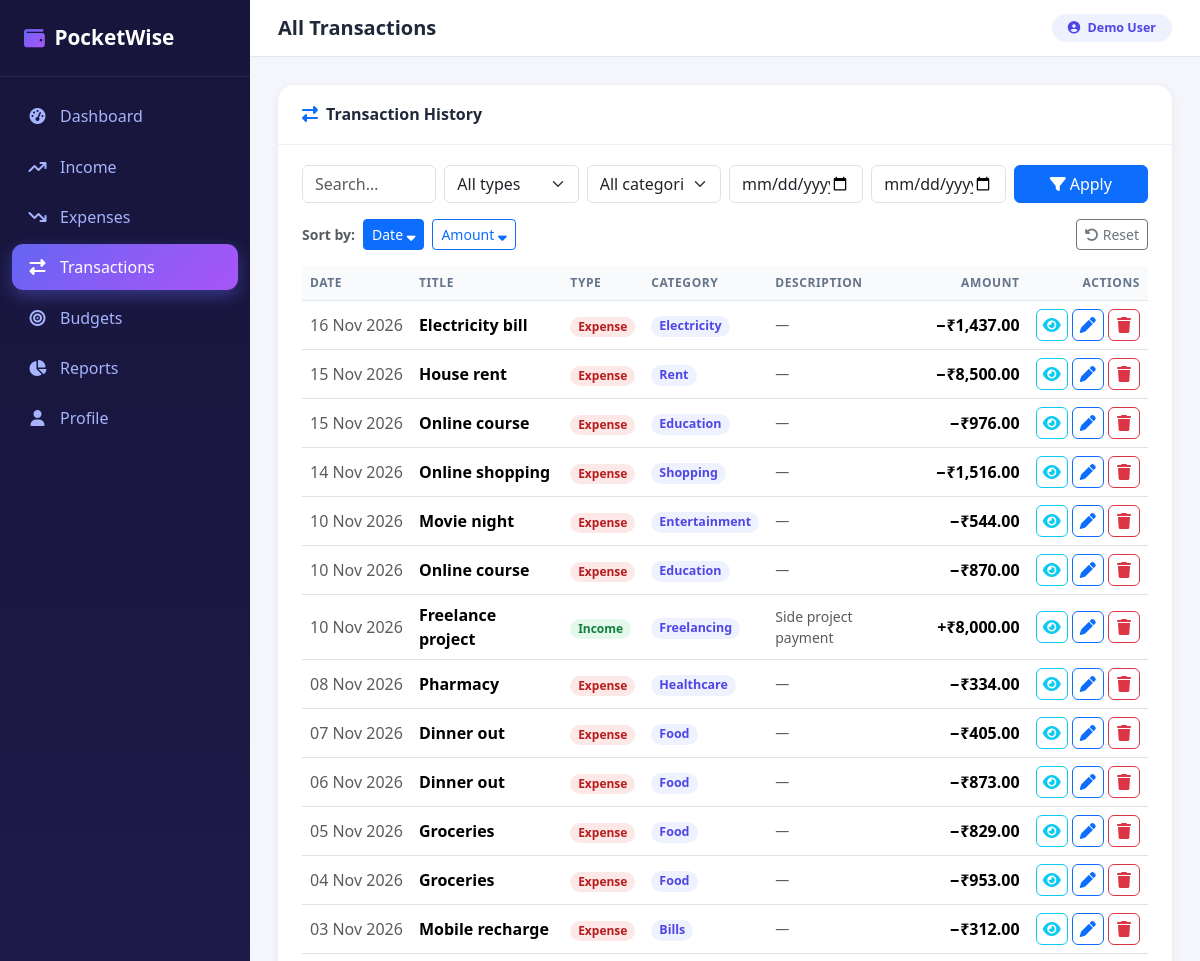
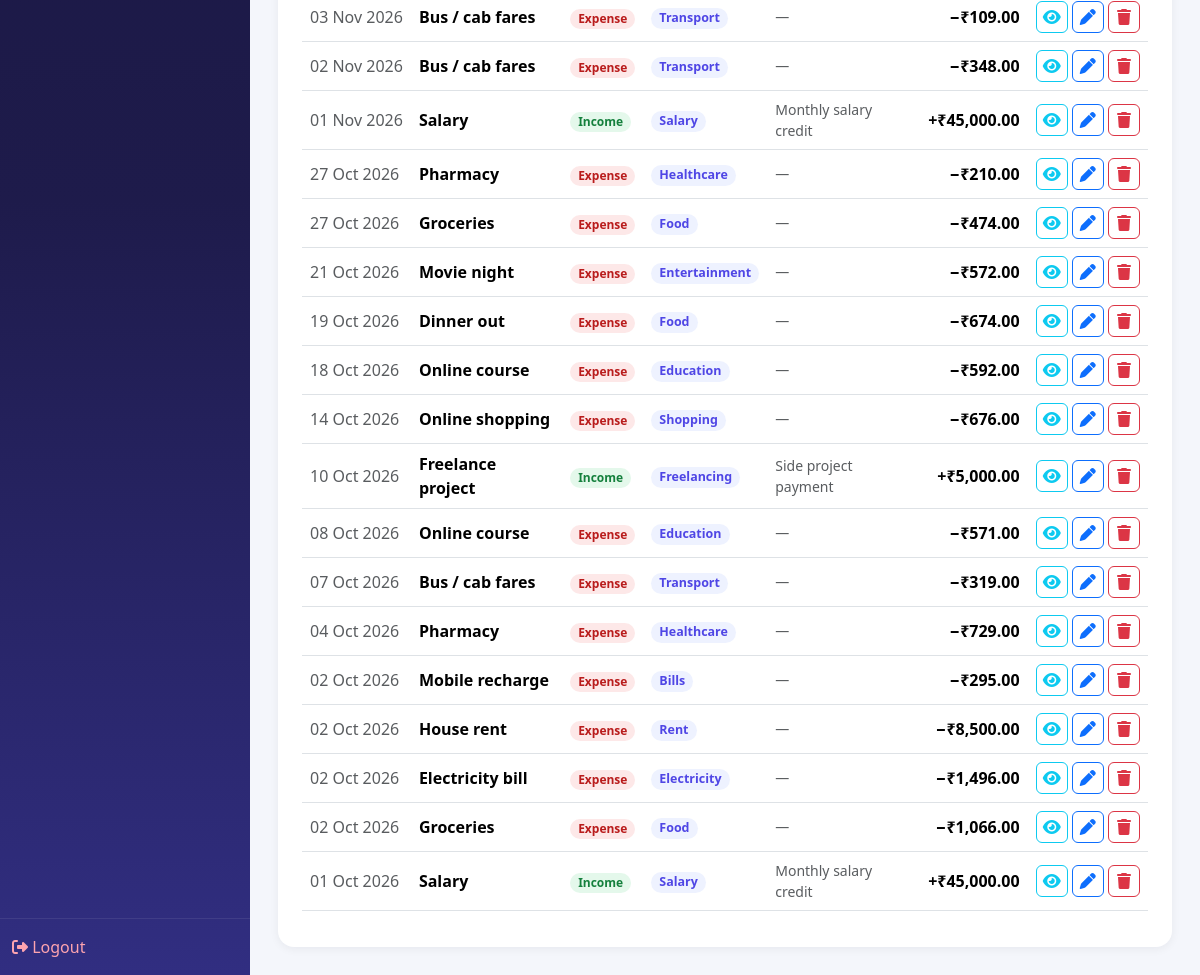
Page /transactions/ (signed in) on the committed database (2 pictures, top to bottom).
### models.py (models this page shows)
class Transaction(db.Model):
    __tablename__ = "transactions"
    id = db.Column(db.Integer, primary_key=True)
    user_id = db.Column(db.Integer, db.ForeignKey("users.id"), nullable=False, index=True)
    title = db.Column(db.String(200), nullable=False)
    transaction_type = db.Column(db.Enum("income", "expense", name="txn_type"), nullable=False, index=True)
    category = db.Column(db.String(80), nullable=False, index=True)
    amount = db.Column(db.Numeric(12, 2), nullable=False)
    description = db.Column(db.Text, nullable=True)
    transaction_date = db.Column(db.Date, nullable=False, index=True)
    created_at = db.Column(db.DateTime, default=datetime.utcnow)

### routes/transactions.py (the view)
@transactions_bp.route("/")
@login_required
def index():
    uid = current_user_id()
    q = request.args.get("q", "").strip()
    ttype = request.args.get("type", "").strip()
    category = request.args.get("category", "").strip()
    start = request.args.get("start", "").strip()
    end = request.args.get("end", "").strip()
    sort = request.args.get("sort", "date").strip()
    order = request.args.get("order", "desc").strip()
    query = Transaction.query.filter_by(user_id=uid)
    if q:
        query = query.filter(Transaction.title.ilike(f"%{q}%"))
    if ttype in ("income", "expense"):
        query = query.filter_by(transaction_type=ttype)
    if category:
        query = query.filter_by(category=category)
    if start:
        try:
            query = query.filter(Transaction.transaction_date >= datetime.strptime(start, "%Y-%m-%d").date())
        except ValueError:
            pass
    if end:
        try:
            query = query.filter(Transaction.transaction_date <= datetime.strptime(end, "%Y-%m-%d").date())
        except ValueError:
            pass
    sort_col = Transaction.amount if sort == "amount" else Transaction.transaction_date
    query = query.order_by(sort_col.asc() if order == "asc" else sort_col.desc(), Transaction.id.desc())
    rows = query.all()
    return render_template("transactions.html", rows=rows,
                           income_categories=INCOME_CATEGORIES,
                           expense_categories=EXPENSE_CATEGORIES,
                           q=q, ttype=ttype, category=category,
                           start=start, end=end, sort=sort, order=order)

### routes/helpers.py (called while the page is built)
def login_required(f):
    @wraps(f)
    def decorated(*args, **kwargs):
        if "user_id" not in session:
            flash("Please log in to access this page.", "warning")
            return redirect(url_for("auth.login", next=request.url))
        return f(*args, **kwargs)
    return decorated

def current_user_id():
    return session.get("user_id")

### templates/transactions.html (shortened to what this page needs)
{% extends "base.html" %}
{% block page_heading %}All Transactions{% endblock %}
{% block content %}
<div class="container-fluid px-0">
  <div class="pw-card">
    <div class="card-header"><i class="fa-solid fa-right-left me-2 text-primary"></i>Transaction History</div>
    <div class="card-body">
      <form method="GET" class="row g-2 mb-3">
        <div class="col-md-2">
          <input type="text" name="q" class="form-control" placeholder="Search…" value="{{ q }}">
        </div>
        <div class="col-md-2">
          <select name="type" class="form-select">
            <option value="">All types</option>
          </select>
        </div>
        <div class="col-md-2">
          <select name="category" class="form-select">
            <option value="">All categories</option>
          </select>
        </div>
        <div class="col-md-2"><input type="date" name="start" class="form-control" value="{{ start }}" title="From date"></div>
        <div class="col-md-2"><input type="date" name="end" class="form-control" value="{{ end }}" title="To date"></div>
        <div class="col-md-2 d-grid"><button class="btn btn-primary"><i class="fa-solid fa-filter me-1"></i>Apply</button></div>
      </form>
      <div class="d-flex flex-wrap gap-2 mb-3 align-items-center">
        <span class="text-muted small fw-semibold">Sort by:</span>
        <a class="btn btn-sm btn-outline-primary {{ 'active' if sort == 'date' }}"
           href="{{ url_for('transactions.index', q=q, type=ttype, category=category, start=start, end=end, sort='date', order='desc' if order == 'asc' else 'asc') }}">
          Date <i class="fa-solid fa-sort-{{ 'up' if sort == 'date' and order == 'asc' else 'down' }}"></i>
        </a>
        <a class="btn btn-sm btn-outline-primary {{ 'active' if sort == 'amount' }}"
           href="{{ url_for('transactions.index', q=q, type=ttype, category=category, start=start, end=end, sort='amount', order='desc' if order == 'asc' else 'asc') }}">
          Amount <i class="fa-solid fa-sort-{{ 'up' if sort == 'amount' and order == 'asc' else 'down' }}"></i>
        </a>
        <a href="{{ url_for('transactions.index') }}" class="btn btn-sm btn-outline-secondary ms-auto">
          <i class="fa-solid fa-rotate-left me-1"></i>Reset
        </a>
      </div>
      {% if rows %}
      <div class="table-responsive">
        <table class="table table-pw table-hover align-middle">
          <thead>
            <tr>
              <th>Date</th><th>Title</th><th>Type</th><th>Category</th>
              <th>Description</th><th class="text-end">Amount</th><th class="text-end">Actions</th>
            </tr>
          </thead>
          <tbody>
          {% for t in rows %}
            <tr>
              <td class="text-muted text-nowrap">{{ t.transaction_date.strftime('%d %b %Y') }}</td>
              <td class="fw-semibold">{{ t.title }}</td>
              <td>
                {% if t.transaction_type == 'income' %}
                  <span class="badge badge-pw-inc rounded-pill">Income</span>
                {% else %}
                  <span class="badge badge-pw-exp rounded-pill">Expense</span>
                {% endif %}
              </td>
              <td><span class="badge badge-cat rounded-pill">{{ t.category }}</span></td>
              <td class="text-muted small" style="max-width:220px;">{{ t.description or '—' }}</td>
              <td class="text-end text-nowrap {{ 'amt-inc' if t.transaction_type == 'income' else 'amt-exp' }}">
                {{ '+' if t.transaction_type == 'income' else '−' }}{{ t.amount|inr }}
              </td>
              <td class="text-end text-nowrap">
                <button class="btn btn-outline-info btn-icon" data-bs-toggle="modal" data-bs-target="#viewModal{{ t.id }}"><i class="fa-solid fa-eye"></i></button>
                <button class="btn btn-outline-primary btn-icon" data-bs-toggle="modal" data-bs-target="#editModal{{ t.id }}"><i class="fa-solid fa-pen"></i></button>
                <button class="btn btn-outline-danger btn-icon" data-bs-toggle="modal" data-bs-target="#delModal{{ t.id }}"><i class="fa-solid fa-trash"></i></button>
              </td>
            </tr>
                        {% set cats = income_categories if t.transaction_type == 'income' else expense_categories %}
          {% endfor %}
          </tbody>
        </table>
      </div>
      {% else %}
      <div class="empty-state">
        <i class="fa-solid fa-right-left"></i>
        No transactions match your filters.
      </div>
      {% endif %}
    </div>
  </div>
</div>
{% endblock %}

### static/css/style.css (style rules this page uses)
:root { --pw-primary: #6366f1; --pw-primary-dark: #4f46e5; --pw-purple: #8b5cf6; --pw-sky: #0ea5e9; --pw-success: #22c55e; --pw-danger: #ef4444; --pw-warning: #f59e0b; --pw-bg: #f4f6fb; --pw-card: #ffffff; --pw-text: #1e293b; --pw-muted: #64748b; --pw-gradient: linear-gradient(135deg, #6366f1 0%, #8b5cf6 50%, #a855f7 100%); --pw-gradient-alt: linear-gradient(135deg, #0ea5e9 0%, #6366f1 100%); --pw-radius: 1rem; --pw-sidebar-w: 250px; }
* { box-sizing: border-box; }
body { font-family: "Segoe UI", system-ui, -apple-system, sans-serif; background: var(--pw-bg); color: var(--pw-text); margin: 0; }
.pw-card { background: #fff; border: none; border-radius: var(--pw-radius); box-shadow: 0 2px 10px rgba(15, 23, 42, 0.06); }
.pw-card .card-header { background: transparent; border-bottom: 1px solid #eef2f7; font-weight: 700; padding: 1.1rem 1.5rem; }
.pw-card .card-body { padding: 1.25rem 1.5rem; }
.table-pw thead th { background: #f8fafc; color: var(--pw-muted); font-size: 0.75rem; text-transform: uppercase; letter-spacing: 0.05em; border-bottom: 1px solid #e2e8f0; white-space: nowrap; }
.table-pw td { vertical-align: middle; }
.badge-pw-inc { background: rgba(34, 197, 94, 0.12); color: #15803d; }
.badge-pw-exp { background: rgba(239, 68, 68, 0.12); color: #b91c1c; }
.badge-cat { background: #eef2ff; color: var(--pw-primary-dark); font-weight: 600; font-size: 0.78rem; }
.amt-inc { color: #16a34a; font-weight: 700; }
.amt-exp { color: #dc2626; font-weight: 700; }
.btn-icon { width: 32px; height: 32px; display: inline-flex; align-items: center; justify-content: center; padding: 0; }

### rows in the picture
Transaction: transaction_date "16 Nov 2026", title "Electricity bill", shows "Expense", category "Electricity", description "—", transaction_type "−", amount|inr "₹1,437.00"
Transaction: transaction_date "15 Nov 2026", title "House rent", shows "Expense", category "Rent", description "—", transaction_type "−", amount|inr "₹8,500.00"
Transaction: transaction_date "15 Nov 2026", title "Online course", shows "Expense", category "Education", description "—", transaction_type "−", amount|inr "₹976.00"
Transaction: transaction_date "14 Nov 2026", title "Online shopping", shows "Expense", category "Shopping", description "—", transaction_type "−", amount|inr "₹1,516.00"
Transaction: transaction_date "10 Nov 2026", title "Movie night", shows "Expense", category "Entertainment", description "—", transaction_type "−", amount|inr "₹544.00"
Transaction: transaction_date "10 Nov 2026", title "Online course", shows "Expense", category "Education", description "—", transaction_type "−", amount|inr "₹870.00"
Transaction: transaction_date "10 Nov 2026", title "Freelance project", shows "Income", category "Freelancing", description "Side project payment", transaction_type "+", amount|inr "₹8,000.00"
Transaction: transaction_date "08 Nov 2026", title "Pharmacy", shows "Expense", category "Healthcare", description "—", transaction_type "−", amount|inr "₹334.00"
Transaction: transaction_date "07 Nov 2026", title "Dinner out", shows "Expense", category "Food", description "—", transaction_type "−", amount|inr "₹405.00"
Transaction: transaction_date "06 Nov 2026", title "Dinner out", shows "Expense", category "Food", description "—", transaction_type "−", amount|inr "₹873.00"
Transaction: transaction_date "05 Nov 2026", title "Groceries", shows "Expense", category "Food", description "—", transaction_type "−", amount|inr "₹829.00"
Transaction: transaction_date "04 Nov 2026", title "Groceries", shows "Expense", category "Food", description "—", transaction_type "−", amount|inr "₹953.00"
Transaction: transaction_date "03 Nov 2026", title "Mobile recharge", shows "Expense", category "Bills", description "—", transaction_type "−", amount|inr "₹312.00"
Transaction: transaction_date "03 Nov 2026", title "Bus / cab fares", shows "Expense", category "Transport", description "—", transaction_type "−", amount|inr "₹109.00"
Transaction: transaction_date "02 Nov 2026", title "Bus / cab fares", shows "Expense", category "Transport", description "—", transaction_type "−", amount|inr "₹348.00"
Transaction: transaction_date "01 Nov 2026", title "Salary", shows "Income", category "Salary", description "Monthly salary credit", transaction_type "+", amount|inr "₹45,000.00"
Transaction: transaction_date "27 Oct 2026", title "Pharmacy", shows "Expense", category "Healthcare", description "—", transaction_type "−", amount|inr "₹210.00"
Transaction: transaction_date "27 Oct 2026", title "Groceries", shows "Expense", category "Food", description "—", transaction_type "−", amount|inr "₹474.00"
Transaction: transaction_date "21 Oct 2026", title "Movie night", shows "Expense", category "Entertainment", description "—", transaction_type "−", amount|inr "₹572.00"
Transaction: transaction_date "19 Oct 2026", title "Dinner out", shows "Expense", category "Food", description "—", transaction_type "−", amount|inr "₹674.00"
Transaction: transaction_date "18 Oct 2026", title "Online course", shows "Expense", category "Education", description "—", transaction_type "−", amount|inr "₹592.00"
Transaction: transaction_date "14 Oct 2026", title "Online shopping", shows "Expense", category "Shopping", description "—", transaction_type "−", amount|inr "₹676.00"
Transaction: transaction_date "10 Oct 2026", title "Freelance project", shows "Income", category "Freelancing", description "Side project payment", transaction_type "+", amount|inr "₹5,000.00"
Transaction: transaction_date "08 Oct 2026", title "Online course", shows "Expense", category "Education", description "—", transaction_type "−", amount|inr "₹571.00"
Transaction: transaction_date "07 Oct 2026", title "Bus / cab fares", shows "Expense", category "Transport", description "—", transaction_type "−", amount|inr "₹319.00"
Transaction: transaction_date "04 Oct 2026", title "Pharmacy", shows "Expense", category "Healthcare", description "—", transaction_type "−", amount|inr "₹729.00"
Transaction: transaction_date "02 Oct 2026", title "Mobile recharge", shows "Expense", category "Bills", description "—", transaction_type "−", amount|inr "₹295.00"
Transaction: transaction_date "02 Oct 2026", title "House rent", shows "Expense", category "Rent", description "—", transaction_type "−", amount|inr "₹8,500.00"
Transaction: transaction_date "02 Oct 2026", title "Electricity bill", shows "Expense", category "Electricity", description "—", transaction_type "−", amount|inr "₹1,496.00"
Transaction: transaction_date "02 Oct 2026", title "Groceries", shows "Expense", category "Food", description "—", transaction_type "−", amount|inr "₹1,066.00"
Transaction: transaction_date "01 Oct 2026", title "Salary", shows "Income", category "Salary", description "Monthly salary credit", transaction_type "+", amount|inr "₹45,000.00"

### other values in the picture
{{ session.get('user_name') }} "Demo User"
